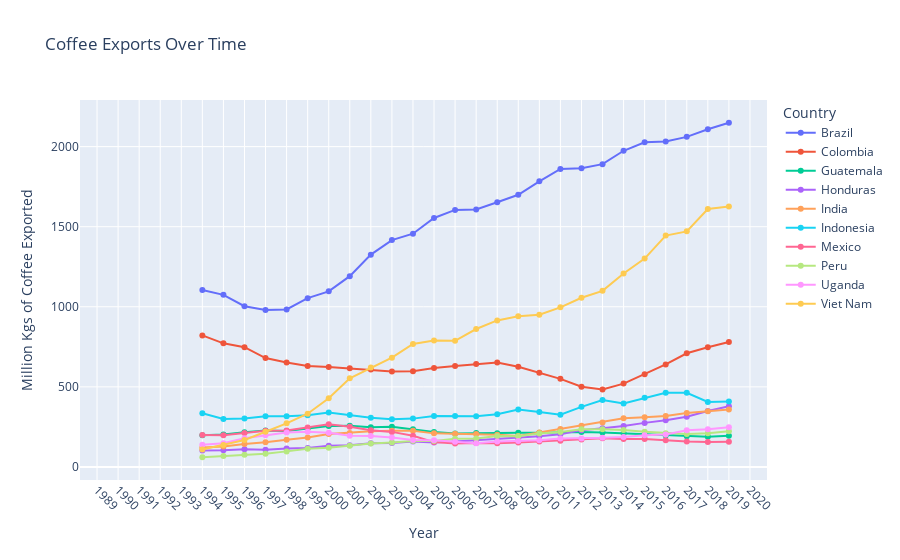

The cell this chart's notebook holds for it:
### Markdown cell above
Based on this graph we can see that Brazil is the biggest coffee exporter, followed by Vietnam and then later by Colombia.

A couple of interesting things stand out straight away here: 
    1. Brazil enjoyed a period of massive growth from 2017 to 2019.
    2. Vietnam sprinted out of the gate and in 2000 took over from Cambodia to become the second biggest exporter. They've been unstoppable ever since. Can they overtake Brazil? ...
    3. Probably not as the export cycle for Vietnam seems to be extremely volatile and is characterised by boom/bust, particulary over the last decade.

That's pretty cool to know! But before I move on, I am a little curious about Colombia there: there seems to be an uptick over the last five years, but overall are they still decreasing? Let's apply a rolling average of 5 years to smooth out the data and check the general trend:

### Code cell
# Calculate the moving average for each country
window_size = 5  # Adjust this for the desired smoothing effect
df_long['Smoothed_Value'] = df_long.groupby('Country')['Value'].rolling(window=window_size, center=False).mean().reset_index(level=0, drop=True).tolist()

# Create an interactive line plot
fig = px.line(df_long, x='Year', y='Smoothed_Value', color='Country', title='Coffee Exports Over Time')

# Add hover data (displays the value when hovering over a point)
fig.update_traces(mode='markers+lines', hovertemplate='%{y:.2f}')

# Customize the plot
fig.update_xaxes(title_text='Year',tickmode='linear', tickvals=df_long['Year'].unique(),tickangle=45)
fig.update_yaxes(title_text='Million Kgs of Coffee Exported')



fig.show()

### Figure 1 — Plotly figure (JSON) as saved in the notebook; plotly's stock layout.template omitted (floating-point values rounded to 4 significant figures)
{"data": [{"hovertemplate": "%{y:.2f}", "legendgroup": "Brazil", "line": {"color": "#636efa", "dash": "solid"}, "marker": {"symbol": "circle"}, "mode": "markers+lines", "name": "Brazil", "orientation": "v", "showlegend": true, "type": "scatter", "x": [1990, 1991, 1992, 1993, 1994, 1995, 1996, 1997, 1998, 1999, 2000, 2001, 2002, 2003, 2004, 2005, 2006, 2007, 2008, 2009, 2010, 2011, 2012, 2013, 2014, 2015, 2016, 2017, 2018, 2019], "xaxis": "x", "y": [null, null, null, null, 1104.0, 1075.0, 1003.0, 979.6, 983.2, 1054.0, 1096.0, 1191.0, 1326.0, 1416.0, 1456.0, 1554.0, 1605.0, 1607.0, 1653.0, 1700.0, 1783.0, 1861.0, 1865.0, 1891.0, 1974.0, 2027.0, 2032.0, 2061.0, 2109.0, 2149.0], "yaxis": "y"}, {"hovertemplate": "%{y:.2f}", "legendgroup": "Colombia", "line": {"color": "#EF553B", "dash": "solid"}, "marker": {"symbol": "circle"}, "mode": "markers+lines", "name": "Colombia", "orientation": "v", "showlegend": true, "type": "scatter", "x": [1990, 1991, 1992, 1993, 1994, 1995, 1996, 1997, 1998, 1999, 2000, 2001, 2002, 2003, 2004, 2005, 2006, 2007, 2008, 2009, 2010, 2011, 2012, 2013, 2014, 2015, 2016, 2017, 2018, 2019], "xaxis": "x", "y": [null, null, null, null, 821.3, 771.8, 747.6, 679.9, 652.2, 630.9, 623.3, 615.5, 607.8, 595.6, 598.0, 618.3, 630.3, 642.6, 652.7, 625.1, 588.6, 550.0, 500.5, 483.5, 520.2, 578.9, 640.1, 709.9, 747.5, 780.1], "yaxis": "y"}, {"hovertemplate": "%{y:.2f}", "legendgroup": "Guatemala", "line": {"color": "#00cc96", "dash": "solid"}, "marker": {"symbol": "circle"}, "mode": "markers+lines", "name": "Guatemala", "orientation": "v", "showlegend": true, "type": "scatter", "x": [1990, 1991, 1992, 1993, 1994, 1995, 1996, 1997, 1998, 1999, 2000, 2001, 2002, 2003, 2004, 2005, 2006, 2007, 2008, 2009, 2010, 2011, 2012, 2013, 2014, 2015, 2016, 2017, 2018, 2019], "xaxis": "x", "y": [null, null, null, null, 197.1, 202.6, 216.4, 227.4, 224.9, 241.8, 255.6, 257.1, 248.1, 251.5, 235.0, 218.4, 208.8, 211.6, 211.1, 213.3, 213.3, 217.9, 218.2, 215.8, 210.4, 204.3, 195.8, 191.4, 188.5, 195.3], "yaxis": "y"}, {"hovertemplate": "%{y:.2f}", "legendgroup": "Honduras", "line": {"color": "#ab63fa", "dash": "solid"}, "marker": {"symbol": "circle"}, "mode": "markers+lines", "name": "Honduras", "orientation": "v", "showlegend": true, "type": "scatter", "x": [1990, 1991, 1992, 1993, 1994, 1995, 1996, 1997, 1998, 1999, 2000, 2001, 2002, 2003, 2004, 2005, 2006, 2007, 2008, 2009, 2010, 2011, 2012, 2013, 2014, 2015, 2016, 2017, 2018, 2019], "xaxis": "x", "y": [null, null, null, null, 102.7, 103.5, 110.9, 108.0, 115.5, 118.7, 131.7, 135.7, 147.6, 148.7, 158.2, 152.4, 158.5, 165.7, 175.7, 179.3, 190.8, 203.4, 229.8, 240.9, 254.9, 275.1, 291.4, 313.4, 348.9, 379.0], "yaxis": "y"}, {"hovertemplate": "%{y:.2f}", "legendgroup": "India", "line": {"color": "#FFA15A", "dash": "solid"}, "marker": {"symbol": "circle"}, "mode": "markers+lines", "name": "India", "orientation": "v", "showlegend": true, "type": "scatter", "x": [1990, 1991, 1992, 1993, 1994, 1995, 1996, 1997, 1998, 1999, 2000, 2001, 2002, 2003, 2004, 2005, 2006, 2007, 2008, 2009, 2010, 2011, 2012, 2013, 2014, 2015, 2016, 2017, 2018, 2019], "xaxis": "x", "y": [null, null, null, null, 121.4, 127.3, 143.8, 153.7, 170.3, 183.8, 205.0, 212.5, 223.4, 226.1, 226.4, 209.6, 207.7, 205.0, 201, 193.3, 215.1, 237.2, 257.9, 277.7, 303.2, 310.6, 318.7, 336.6, 347.9, 358.6], "yaxis": "y"}, {"hovertemplate": "%{y:.2f}", "legendgroup": "Indonesia", "line": {"color": "#19d3f3", "dash": "solid"}, "marker": {"symbol": "circle"}, "mode": "markers+lines", "name": "Indonesia", "orientation": "v", "showlegend": true, "type": "scatter", "x": [1990, 1991, 1992, 1993, 1994, 1995, 1996, 1997, 1998, 1999, 2000, 2001, 2002, 2003, 2004, 2005, 2006, 2007, 2008, 2009, 2010, 2011, 2012, 2013, 2014, 2015, 2016, 2017, 2018, 2019], "xaxis": "x", "y": [null, null, null, null, 335.3, 299.9, 303.1, 316.9, 316.1, 322.3, 339.2, 324.8, 307.2, 297.6, 301.7, 318.3, 318.7, 317.1, 328.4, 357.9, 342.8, 326.5, 375.2, 417.3, 396.5, 431.2, 462.7, 462.6, 406.0, 407.9], "yaxis": "y"}, {"hovertemplate": "%{y:.2f}", "legendgroup": "Mexico", "line": {"color": "#FF6692", "dash": "solid"}, "marker": {"symbol": "circle"}, "mode": "markers+lines", "name": "Mexico", "orientation": "v", "showlegend": true, "type": "scatter", "x": [1990, 1991, 1992, 1993, 1994, 1995, 1996, 1997, 1998, 1999, 2000, 2001, 2002, 2003, 2004, 2005, 2006, 2007, 2008, 2009, 2010, 2011, 2012, 2013, 2014, 2015, 2016, 2017, 2018, 2019], "xaxis": "x", "y": [null, null, null, null, 199.2, 198.5, 211.7, 225.8, 227.4, 246.2, 266.4, 250.8, 228.5, 218.8, 194.9, 155.1, 145.9, 149.1, 147.3, 153.0, 159.2, 163.2, 171.0, 179.2, 174.9, 174.4, 166.3, 158.6, 155.6, 157.4], "yaxis": "y"}, {"hovertemplate": "%{y:.2f}", "legendgroup": "Peru", "line": {"color": "#B6E880", "dash": "solid"}, "marker": {"symbol": "circle"}, "mode": "markers+lines", "name": "Peru", "orientation": "v", "showlegend": true, "type": "scatter", "x": [1990, 1991, 1992, 1993, 1994, 1995, 1996, 1997, 1998, 1999, 2000, 2001, 2002, 2003, 2004, 2005, 2006, 2007, 2008, 2009, 2010, 2011, 2012, 2013, 2014, 2015, 2016, 2017, 2018, 2019], "xaxis": "x", "y": [null, null, null, null, 60.48, 68.34, 75.98, 83.03, 97.12, 113.3, 120.5, 132.3, 146.0, 152.7, 162.0, 162.1, 176.7, 177.8, 192.6, 191.2, 208.6, 218.4, 235.6, 235.6, 231.4, 219.0, 210.2, 205.8, 209.8, 222.4], "yaxis": "y"}, {"hovertemplate": "%{y:.2f}", "legendgroup": "Uganda", "line": {"color": "#FF97FF", "dash": "solid"}, "marker": {"symbol": "circle"}, "mode": "markers+lines", "name": "Uganda", "orientation": "v", "showlegend": true, "type": "scatter", "x": [1990, 1991, 1992, 1993, 1994, 1995, 1996, 1997, 1998, 1999, 2000, 2001, 2002, 2003, 2004, 2005, 2006, 2007, 2008, 2009, 2010, 2011, 2012, 2013, 2014, 2015, 2016, 2017, 2018, 2019], "xaxis": "x", "y": [null, null, null, null, 139.3, 148.0, 178.7, 197.2, 214.7, 220.4, 213.6, 194.4, 192.7, 183.5, 169.0, 167.2, 156.6, 148.6, 158.1, 162.7, 166.2, 177.8, 177.7, 182.0, 187.2, 198.4, 203.3, 228.3, 234.9, 247.9], "yaxis": "y"}, {"hovertemplate": "%{y:.2f}", "legendgroup": "Viet Nam", "line": {"color": "#FECB52", "dash": "solid"}, "marker": {"symbol": "circle"}, "mode": "markers+lines", "name": "Viet Nam", "orientation": "v", "showlegend": true, "type": "scatter", "x": [1990, 1991, 1992, 1993, 1994, 1995, 1996, 1997, 1998, 1999, 2000, 2001, 2002, 2003, 2004, 2005, 2006, 2007, 2008, 2009, 2010, 2011, 2012, 2013, 2014, 2015, 2016, 2017, 2018, 2019], "xaxis": "x", "y": [null, null, null, null, 108.9, 137.7, 168.7, 219.6, 272.3, 332.4, 429.2, 553.2, 620.3, 682.2, 767.8, 789.6, 787.2, 861.2, 914.8, 941.1, 950.7, 996.4, 1056.0, 1100.0, 1208.0, 1301.0, 1445.0, 1471.0, 1611.0, 1627.0], "yaxis": "y"}], "layout": {"legend": {"title": {"text": "Country"}, "tracegroupgap": 0}, "title": {"text": "Coffee Exports Over Time"}, "xaxis": {"anchor": "y", "domain": [0, 1], "tickangle": 45, "tickmode": "linear", "tickvals": [1990, 1991, 1992, 1993, 1994, 1995, 1996, 1997, 1998, 1999, 2000, 2001, 2002, 2003, 2004, 2005, 2006, 2007, 2008, 2009, 2010, 2011, 2012, 2013, 2014, 2015, 2016, 2017, 2018, 2019], "title": {"text": "Year"}}, "yaxis": {"anchor": "x", "domain": [0, 1], "title": {"text": "Million Kgs of Coffee Exported"}}}}
